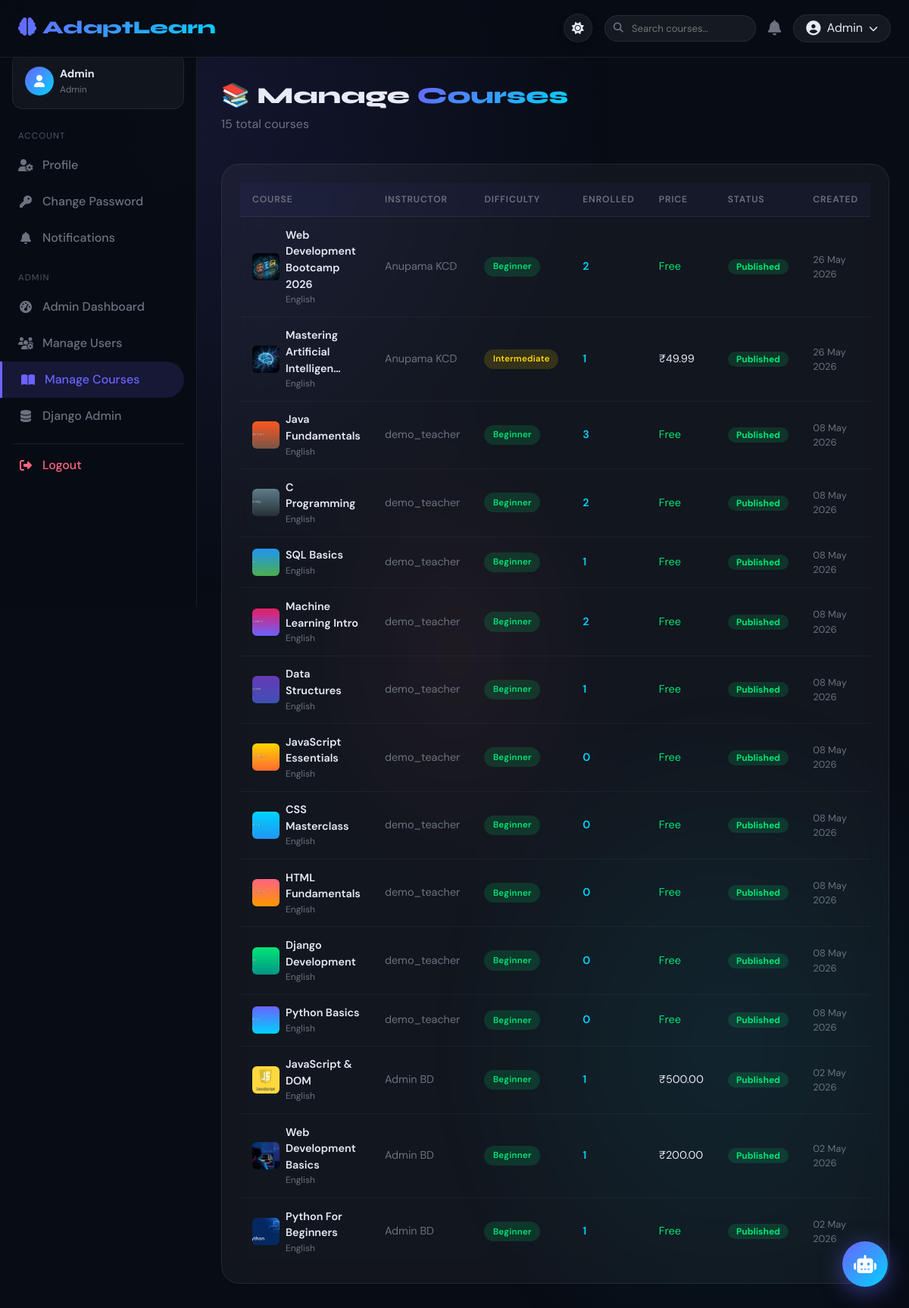
The app's page /admin-panel/courses/ (signed in) with its own data.
### learning/models.py (models this page shows, shortened)
class UserProfile(models.Model):
    ROLE_CHOICES = [('student', 'Student'), ('instructor', 'Instructor'), ('admin', 'Admin')]
    user = models.OneToOneField(User, on_delete=models.CASCADE, related_name='profile')
    role = models.CharField(max_length=20, choices=ROLE_CHOICES, default='student')
    avatar = models.ImageField(upload_to='avatars/', null=True, blank=True)
    bio = models.TextField(blank=True)
    phone = models.CharField(max_length=15, blank=True)
    date_of_birth = models.DateField(null=True, blank=True)
    learning_style = models.CharField(max_length=50, blank=True)  # visual/auditory/reading/kinesthetic
    skill_level = models.CharField(max_length=20, default='beginner',
                                   choices=[('beginner','Beginner'),('intermediate','Intermediate'),('advanced','Advanced')])
    total_points = models.IntegerField(default=0)
    created_at = models.DateTimeField(auto_now_add=True)
    updated_at = models.DateTimeField(auto_now=True)

class Course(models.Model):
    DIFFICULTY = [('beginner','Beginner'),('intermediate','Intermediate'),('advanced','Advanced')]
    STATUS     = [('draft','Draft'),('published','Published'),('archived','Archived')]
    title        = models.CharField(max_length=200)
    slug         = models.SlugField(unique=True)
    description  = models.TextField()
    instructor   = models.ForeignKey(User, on_delete=models.CASCADE, related_name='courses_taught')
    thumbnail    = models.ImageField(upload_to='course_thumbnails/', null=True, blank=True)
    difficulty   = models.CharField(max_length=20, choices=DIFFICULTY, default='beginner')
    status       = models.CharField(max_length=20, choices=STATUS, default='draft')
    price        = models.DecimalField(max_digits=8, decimal_places=2, default=0.00)
    is_free      = models.BooleanField(default=False)
    tags         = models.CharField(max_length=300, blank=True)
    duration_hrs = models.FloatField(default=0)
    language     = models.CharField(max_length=50, default='English')
    rating       = models.FloatField(default=0.0)
    total_enrolled = models.IntegerField(default=0)
    created_at   = models.DateTimeField(auto_now_add=True)
    updated_at   = models.DateTimeField(auto_now=True)
    class Meta:
        ordering = ['-created_at']

### learning/views.py (the view)
# urls.py: path('admin-panel/courses/', views.admin_courses, name='admin_courses'),
@login_required
def admin_courses(request):
    if not is_admin(request.user):
        return redirect('dashboard')
    courses = Course.objects.annotate(enrolled=Count('enrollments')).order_by('-created_at')
    return render(request, 'learning/admin_courses.html', {'courses': courses})

### learning/context_processors.py (called while the page is built)
def notifications_processor(request):
    if request.user.is_authenticated:
        count = Notification.objects.filter(recipient=request.user, is_read=False).count()
        return {'unread_notifications_count': count}
    return {'unread_notifications_count': 0}

def google_auth_processor(request):
    return {
        'GOOGLE_CLIENT_ID': getattr(settings, 'GOOGLE_CLIENT_ID', ''),
    }

### learning/views.py (called while the page is built)
def is_admin(user):
    return user.is_authenticated and (
                user.is_superuser or getattr(getattr(user, 'profile', None), 'role', '') == 'admin')

### templates/learning/admin_courses.html (shortened to what this page needs)
{% extends 'base.html' %}
{% block content %}
<div class="d-flex justify-content-between align-items-center mb-4" data-aos="fade-down">
  <div>
    <h1 style="font-family:'Syne',sans-serif;font-size:1.9rem;font-weight:800">📚 Manage <span class="gradient-text">Courses</span></h1>
    <p style="color:var(--muted)">{{ courses.count }} total courses</p>
  </div>
</div>
<div class="glass p-4" style="border-radius:24px" data-aos="fade-up">
  <div style="overflow-x:auto">
    <table class="glass-table">
      <thead><tr><th>Course</th><th>Instructor</th><th>Difficulty</th><th>Enrolled</th><th>Price</th><th>Status</th><th>Created</th></tr></thead>
      <tbody>
        {% for c in courses %}
        <tr>
          <td>
            <div class="d-flex align-items-center gap-2">
              {% if c.thumbnail %}
                <img src="{{ c.thumbnail.url }}" style="width:36px;height:36px;object-fit:cover;border-radius:6px;flex-shrink:0">
              {% else %}
                <div style="width:36px;height:36px;background:linear-gradient(135deg,var(--accent),var(--accent2));border-radius:6px;display:flex;align-items:center;justify-content:center;flex-shrink:0;font-size:1.1rem">📖</div>
              {% endif %}
              <div>
                <div style="font-weight:600">{{ c.title|truncatechars:32 }}</div>
                <div style="font-size:.75rem;color:var(--muted)">{{ c.language }}</div>
              </div>
            </div>
          </td>
          <td style="color:var(--muted)">{{ c.instructor.get_full_name|default:c.instructor.username }}</td>
          <td><span class="badge-difficulty badge-{{ c.difficulty }}">{{ c.get_difficulty_display }}</span></td>
          <td style="color:var(--accent2);font-weight:600">{{ c.enrolled }}</td>
          <td>{% if c.is_free %}<span style="color:var(--green)">Free</span>{% else %}₹{{ c.price }}{% endif %}</td>
          <td><span class="badge" style="border-radius:50px;padding:.25rem .7rem;font-size:.75rem;
            {% if c.status == 'published' %}background:rgba(0,230,118,.15);color:#00e676
            {% elif c.status == 'draft' %}background:rgba(255,215,0,.15);color:#ffd700
            {% else %}background:rgba(255,101,132,.15);color:#ff6584{% endif %}">
            {{ c.status|title }}</span></td>
          <td style="font-size:.8rem;color:var(--muted)">{{ c.created_at|date:"d M Y" }}</td>
        </tr>
        {% empty %}
        <tr><td colspan="7" style="text-align:center;color:var(--muted);padding:3rem">No courses yet</td></tr>
        {% endfor %}
      </tbody>
    </table>
  </div>
</div>
{% endblock %}

### templates/base.html (shortened to what this page needs)
{% load static %}{% load learning_extras %}
<!DOCTYPE html>
<html lang="en" data-theme="dark">
<head>
  <link href="https://cdn.jsdelivr.net/npm/bootstrap@5.3.2/dist/css/bootstrap.min.css" rel="stylesheet" />
  <link href="https://cdnjs.cloudflare.com/ajax/libs/font-awesome/6.5.0/css/all.min.css" rel="stylesheet" />
  <link href="https://cdn.jsdelivr.net/npm/aos@2.3.4/dist/aos.css" rel="stylesheet" />
  <link href="{% static 'css/main.css' %}" rel="stylesheet"/>
</head>
<body>
  <nav class="navbar navbar-expand-lg">
    <div class="container-fluid px-4">
      <a class="navbar-brand" href="{% url 'home' %}">
        <i class="fas fa-brain me-2"></i>AdaptLearn
      </a>
      <div class="ms-auto d-flex align-items-center gap-3">
        <button type="button" class="theme-toggle-btn"
                onclick="toggleTheme()" aria-label="Toggle theme">
          <i class="fas fa-sun sun-icon"></i>
        </button>
        {% if request.user.is_authenticated %}
        <form action="{% url 'search' %}" method="get" class="d-none d-lg-flex align-items-center">
          <div style="position:relative">
            <i class="fas fa-search" style="position:absolute;left:.75rem;top:50%;transform:translateY(-50%);color:var(--muted);font-size:.82rem"></i>
            <input type="text" name="q" placeholder="Search courses…"
                   style="background:rgba(255,255,255,.06);border:1px solid var(--border);border-radius:50px;color:var(--text);padding:.42rem .9rem .42rem 2.2rem;font-size:.82rem;width:200px;outline:none;transition:all .2s"
                   onfocus="this.style.width='260px';this.style.borderColor='var(--accent)'"
                   onblur="this.style.width='200px';this.style.borderColor='var(--border)'">
          </div>
        </form>
          <a href="{% url 'notifications' %}" class="position-relative" style="color:var(--muted)">
            <i class="fas fa-bell fa-lg"></i>
          </a>
          <div class="dropdown">
            <button class="btn d-flex align-items-center gap-2 px-3"
                    style="background:rgba(255,255,255,.06);border:1px solid var(--border);border-radius:50px;color:var(--text);padding:.35rem 1rem"
                    data-bs-toggle="dropdown">
              {% if request.user.profile and request.user.profile.avatar %}
                <img src="{{ request.user.profile.avatar.url }}" alt="Profile" style="width: 24px; height: 24px; border-radius: 50%; object-fit: cover;">
              {% else %}
                <i class="fas fa-user-circle" style="font-size: 1.2rem;"></i>
              {% endif %}
              <span class="d-none d-md-inline">{{ request.user.first_name|default:request.user.username }}</span>
              <i class="fas fa-chevron-down fa-xs"></i>
            </button>
          </div>
        {% else %}
          <a href="{% url 'user_login' %}" class="btn-outline-glow btn">Login</a>
          <a href="{% url 'user_register' %}" class="btn-primary-glow btn">Sign Up</a>
        {% endif %}
      </div>
    </div>
  </nav>
  {% if request.user.is_authenticated %}
  <div class="d-flex">
    <aside class="sidebar" id="sidebar">
      <div class="px-3 mb-2">
        <div class="d-flex align-items-center gap-2 p-3 glass" style="border-radius:14px">
          {% if request.user.profile and request.user.profile.avatar %}
            <img src="{{ request.user.profile.avatar.url }}" alt="Profile" style="width:38px;height:38px;border-radius:50%;object-fit:cover">
          {% else %}
            <div style="width:38px;height:38px;background:linear-gradient(135deg,var(--accent),var(--accent2));
                        border-radius:50%;display:flex;align-items:center;justify-content:center;font-size:1rem;color:#fff">
              <i class="fas fa-user"></i>
            </div>
          {% endif %}
          <div>
            <div style="font-weight:700;font-size:.9rem">{{ request.user.first_name|default:request.user.username }}</div>
            <div style="font-size:.75rem;color:var(--muted)">{{ request.user.profile.role|title|default:"Student" }}</div>
          </div>
        </div>
      </div>
      <div class="sidebar-section">Account</div>
      <a href="{% url 'profile' %}"
         class="sidebar-link {% if request.resolver_match.url_name == 'profile' %}active{% endif %}">
        <i class="fas fa-user-cog"></i> Profile
      </a>
      <a href="{% url 'change_password' %}"
         class="sidebar-link {% if request.resolver_match.url_name == 'change_password' %}active{% endif %}">
        <i class="fas fa-key"></i> Change Password
      </a>
      <a href="{% url 'notifications' %}"
         class="sidebar-link {% if request.resolver_match.url_name == 'notifications' %}active{% endif %}">
        <i class="fas fa-bell"></i> Notifications
      </a>
      {% if request.user.is_superuser %}
      <div class="sidebar-section">Admin</div>
      <a href="{% url 'admin_dashboard' %}" class="sidebar-link">
        <i class="fas fa-tachometer-alt"></i> Admin Dashboard
      </a>
      <a href="{% url 'admin_users' %}" class="sidebar-link">
        <i class="fas fa-users-cog"></i> Manage Users
      </a>
      <a href="{% url 'admin_courses' %}" class="sidebar-link">
        <i class="fas fa-book-open"></i> Manage Courses
      </a>
      <a href="/admin/" class="sidebar-link">
        <i class="fas fa-database"></i> Django Admin
      </a>
      {% endif %}
      <div style="height:1px;background:rgba(255,255,255,.08);margin:.75rem 1rem .25rem"></div>
      <a href="{% url 'logout' %}" class="sidebar-link mb-3" style="color:var(--accent3)">
        <i class="fas fa-sign-out-alt"></i> Logout
      </a>
    </aside>
    <main class="main-content flex-grow-1" style="min-height:calc(100vh - 68px)">
      {% block content %}{% endblock %}
    </main>
  </div>
  <button class="chatbot-fab" onclick="window.location='{% url 'chatbot' %}'" title="AI Chatbot">
    <i class="fas fa-robot"></i>
  </button>
  {% else %}
  <main style="position:relative;z-index:1">{% block extra_content %}{% endblock %}</main>
  {% endif %}
</body>
</html>

### static/css/main.css (style rules this page uses)
:root { --bg: #080c14; --bg2: #0d1220; --bg3: #111827; --card: rgba(255, 255, 255, 0.045); --border: rgba(255, 255, 255, 0.08); --accent: #6c63ff; --accent2: #00d4ff; --accent3: #ff6584; --gold: #ffd700; --green: #00e676; --red: #ff4757; --text: #e8eaf6; --text2: #a5b4c8; --muted: #6b7280; --radius: 16px; --radius-lg: 24px; --radius-xl: 32px; --shadow: 0 8px 32px rgba(0, 0, 0, .45); --shadow-lg: 0 20px 60px rgba(0, 0, 0, .5); --glow-sm: 0 0 20px rgba(108, 99, 255, .2); --glow: 0 0 40px rgba(108, 99, 255, .3); --glow-lg: 0 0 80px rgba(108, 99, 255, .4); --transition: .25s cubic-bezier(.4, 0, .2, 1); }
.gradient-text { background: linear-gradient(135deg, var(--accent), var(--accent2)); -webkit-background-clip: text; -webkit-text-fill-color: transparent; background-clip: text; }
.display-font, h1, h2, h3, h4, h5 { font-family: 'Syne', sans-serif; }
.glass { background: var(--card); border: 1px solid var(--border); backdrop-filter: blur(20px); -webkit-backdrop-filter: blur(20px); border-radius: var(--radius); }
.badge-difficulty { font-size: .72rem; font-weight: 600; padding: .28rem .72rem; border-radius: 50px; letter-spacing: .02em; display: inline-block; }
.badge-beginner { background: rgba(0, 230, 118, .15); color: var(--green); }
.badge-intermediate { background: rgba(255, 213, 0, .15); color: var(--gold); }
.glass-table { width: 100%; border-collapse: collapse; font-size: .9rem; }
.glass-table thead tr { border-bottom: 1px solid var(--border); }
.glass-table th { padding: .8rem 1rem; font-size: .76rem; letter-spacing: .07em; text-transform: uppercase; color: var(--muted); font-weight: 600; font-family: 'DM Sans', sans-serif; background: rgba(108, 99, 255, .05); white-space: nowrap; }
.glass-table td { padding: .85rem 1rem; border-bottom: 1px solid rgba(255, 255, 255, .04); vertical-align: middle; }
.glass-table tbody tr { transition: background var(--transition); }
.glass-table tbody tr:last-child td { border-bottom: none; }

### records on screen
Course: thumbnail (picture), title "Web Development Bootcamp 2026", language "English", instructor.get_full_name "Anupama KCD", difficulty "Beginner", enrolled "2", is_free "Free", status "Published", created_at "26 May 2026"
Course: thumbnail (picture), title "Mastering Artificial Intelligen…", language "English", instructor.get_full_name "Anupama KCD", difficulty "Intermediate", enrolled "1", price "49.99", status "Published", created_at "26 May 2026"
Course: thumbnail (picture), title "Java Fundamentals", language "English", instructor.get_full_name "demo_teacher", difficulty "Beginner", enrolled "3", is_free "Free", status "Published", created_at "08 May 2026"
Course: thumbnail (picture), title "C Programming", language "English", instructor.get_full_name "demo_teacher", difficulty "Beginner", enrolled "2", is_free "Free", status "Published", created_at "08 May 2026"
Course: thumbnail (picture), title "SQL Basics", language "English", instructor.get_full_name "demo_teacher", difficulty "Beginner", enrolled "1", is_free "Free", status "Published", created_at "08 May 2026"
Course: thumbnail (picture), title "Machine Learning Intro", language "English", instructor.get_full_name "demo_teacher", difficulty "Beginner", enrolled "2", is_free "Free", status "Published", created_at "08 May 2026"
Course: thumbnail (picture), title "Data Structures", language "English", instructor.get_full_name "demo_teacher", difficulty "Beginner", enrolled "1", is_free "Free", status "Published", created_at "08 May 2026"
Course: thumbnail (picture), title "JavaScript Essentials", language "English", instructor.get_full_name "demo_teacher", difficulty "Beginner", enrolled "0", is_free "Free", status "Published", created_at "08 May 2026"
Course: thumbnail (picture), title "CSS Masterclass", language "English", instructor.get_full_name "demo_teacher", difficulty "Beginner", enrolled "0", is_free "Free", status "Published", created_at "08 May 2026"
Course: thumbnail (picture), title "HTML Fundamentals", language "English", instructor.get_full_name "demo_teacher", difficulty "Beginner", enrolled "0", is_free "Free", status "Published", created_at "08 May 2026"
Course: thumbnail (picture), title "Django Development", language "English", instructor.get_full_name "demo_teacher", difficulty "Beginner", enrolled "0", is_free "Free", status "Published", created_at "08 May 2026"
Course: thumbnail (picture), title "Python Basics", language "English", instructor.get_full_name "demo_teacher", difficulty "Beginner", enrolled "0", is_free "Free", status "Published", created_at "08 May 2026"
Course: thumbnail (picture), title "JavaScript & DOM", language "English", instructor.get_full_name "Admin BD", difficulty "Beginner", enrolled "1", price "500.00", status "Published", created_at "02 May 2026"
Course: thumbnail (picture), title "Web Development Basics", language "English", instructor.get_full_name "Admin BD", difficulty "Beginner", enrolled "1", price "200.00", status "Published", created_at "02 May 2026"
Course: thumbnail (picture), title "Python For Beginners", language "English", instructor.get_full_name "Admin BD", difficulty "Beginner", enrolled "1", is_free "Free", status "Published", created_at "02 May 2026"

### other values on screen
{{ request.user.first_name|default:request.user.username }} "Admin"
{{ request.user.profile.role|title|default:"Student" }} "Admin"
{{ courses.count }} "15"
